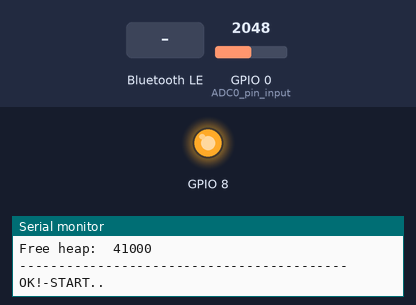
This program was run on a simulated Seeed XIAO ESP32-C3. On the bench: output pins drawn as LEDs (lit = HIGH), the last lines printed to the serial monitor. Inputs (shaded band) come from the test bench; at power-on: GPIO 0 (ADC0_pin_input) = 2048. EEPROM starts erased; nothing arrives over Bluetooth unless stated; a phone connects over Bluetooth LE 3 s after start.

Above: at 8.2 s.
8.3 s: Bluetooth LE write "ath=" received
At 11.1 s:
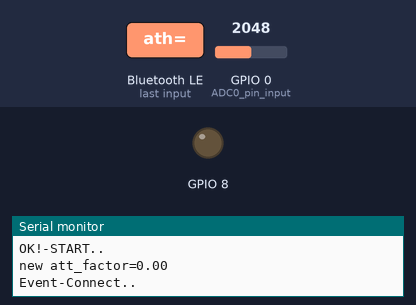
Timing chart, 0 to 12.6 s (numbered marks = the images above; inputs shaded):
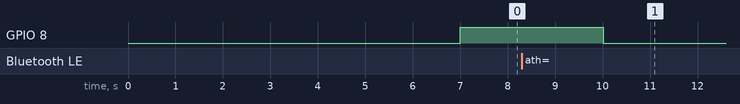

The program:

main.cpp
```cpp
#include <Arduino.h>
//#include <nvs_flash.h> //for all NVRAM clean

extern void ble_ups_init();
extern void update_battery_level(uint8_t blevel);
extern void wdt_handle();
extern void terminal_init();
extern uint8_t read_battery_level();
extern void adc_filter_handle();

long time_last_wdt=0;
long time_last_adc=0;

void setup() {
  delay(7000);  //10 sec for Platformio start terminal...

  Serial.begin(115200);

//for all NVRAM erase (#include <nvs_flash.h>)
    //nvs_flash_erase();      // erase the NVS partition and...
    //nvs_flash_init();       // initialize the NVS partition.
    //Serial.print("NVRAM cleared, STOP..");
    //while (true); //STOP..

  //LED (internal)
  pinMode(8, OUTPUT);
  digitalWrite(8, HIGH); //led = OFF

  Serial.println();
  Serial.println("BLE Battery Level Indicator");
  Serial.println("----------------Start Info----------------");
  Serial.printf("Total heap:\t%d \r\n", ESP.getHeapSize());
  Serial.printf("Free heap:\t%d \r\n", ESP.getFreeHeap());
  Serial.println("------------------------------------------");

  terminal_init();
  ble_ups_init();

  Serial.println("OK!-START..");
}

void loop() {
  long time_now=millis();
  //Task T=1sec.
  if( abs(time_now - time_last_adc) >= 1000 or time_last_adc > time_now){
    adc_filter_handle();
    time_last_adc=time_now;
  }
  //Task T=5sec.
  if( abs(time_now - time_last_wdt) >= 5000 or time_last_wdt > time_now){
    update_battery_level(read_battery_level());  //change Battery Service value
    wdt_handle();
    time_last_wdt=time_now;
  }

  // Позволяем FreeRTOS усыпить процессор на 1 секунду до следующей проверки
  vTaskDelay(pdMS_TO_TICKS(500)); //1000
}
```

BLE-UPS.cpp
```cpp
#include <Arduino.h>
#include <BLEDevice.h>
#include <BLEServer.h>
#include <BLEUtils.h>
#include <BLE2902.h>
//#include "esp_bt.h" // Нужен для настройки мощности TX
#include <esp_wifi.h> //нужен для полного отключения передатчика WIFI


//Nordic UART Service (NUS)
#define Service_Term_UUID "6E400001-B5A3-F393-E0A9-E50E24DCCA9E" //offset: 0x0001
#define Characteristic_Rx_UUID "6E400002-B5A3-F393-E0A9-E50E24DCCA9E" //offset: 0x0002 (Write)
#define Characteristic_Tx_UUID "6E400003-B5A3-F393-E0A9-E50E24DCCA9E" //offset: 0x0003 (Notify)

//Battery Service
#define Service_Batt_UUID "0000180F-0000-1000-8000-00805f9b34fb"  //offset: 0x180F
#define Characteristic_Batt_UUID "00002a19-0000-1000-8000-00805f9b34fb"  //offset: 0x2A19 (Read, Notify)

extern String parse_string(String in_str);  //TERM.cpp
bool _BLEConnected = false;
uint16_t m_connect_id = -1; //when connecting, remember the ID
long wdt_counter = 0; //to determine if the BLE client is frozen

BLEServer* pServer = NULL;
//Create Characteristics with their UUID and Properties
BLECharacteristic pTxCharacteristic(Characteristic_Tx_UUID, BLECharacteristic::PROPERTY_NOTIFY);
BLECharacteristic pRxCharacteristic(Characteristic_Rx_UUID, BLECharacteristic::PROPERTY_WRITE);
BLECharacteristic pBattCharacteristic(Characteristic_Batt_UUID,
                        BLECharacteristic::PROPERTY_READ | BLECharacteristic::PROPERTY_NOTIFY);

//Connect, Disconnect handling
class MyServerCallbacks : public BLEServerCallbacks {
    void onConnect(BLEServer* pServer, esp_ble_gatts_cb_param_t *param) {
        Serial.println("Event-Connect..");
        _BLEConnected = true;
        m_connect_id = param->connect.conn_id; //we remember..
        wdt_counter = 0; //wdt reset
        digitalWrite(8, LOW); //led = ON
    };
    void onDisconnect(BLEServer* pServer) {
        _BLEConnected = false;
        m_connect_id = -1; //reset..
        digitalWrite(8, HIGH); //led = OFF
        Serial.println("Event-Disconnect..");
        delay(300); // give the bluetooth stack the chance to get things ready
        BLEDevice::startAdvertising();  // restart advertising
    }
};

class MyRxCallbacks: public BLECharacteristicCallbacks {
    void onWrite(BLECharacteristic *pCharacteristic) {
        std::string value = pCharacteristic->getValue();
        if (value.length() > 0) {
            wdt_counter=0; //received a string (client is alive) - reset the watchdog counter
            //analyze input string, generate output string
            String tx_str = parse_string(String(value.c_str()));
            pTxCharacteristic.setValue(tx_str.c_str());
            pTxCharacteristic.notify();
        }
    }
};


void ble_ups_init(){
    // Completely halt the Wi-Fi modem to isolate BLE
    esp_wifi_stop();

    BLEDevice::init("UPS-PC-WIN11"); //init BLE stack..

    //---------------
    // 2. Снижение мощности TX (для ESP32-C3 доступно от -24 до +21 dBm)
    // ESP_PWR_LVL_N9 (-9 dBm) или ESP_PWR_LVL_N12 (-12 dBm) сильно экономят ток
    //esp_ble_tx_power_set(ESP_BLE_PWR_TYPE_DEFAULT, ESP_PWR_LVL_N9);
    //esp_ble_tx_power_set(ESP_BLE_PWR_TYPE_ADV, ESP_PWR_LVL_N9);
    //---------------

    pServer = BLEDevice::createServer();  //Srever create
    pServer->setCallbacks(new MyServerCallbacks()); //set callback for Server

    BLEService *pTerm = pServer->createService(Service_Term_UUID);  //Service Terminal create
    pTerm->addCharacteristic(&pTxCharacteristic);  //Characteristic Tx (Notify)
    pTxCharacteristic.addDescriptor(new BLE2902());  //notifications control from client side
    pTerm->addCharacteristic(&pRxCharacteristic);  //Characteristic Rx (Write)
    pRxCharacteristic.setCallbacks(new MyRxCallbacks()); //set callback for terminal Rx

    BLEService *pBatt = pServer->createService(Service_Batt_UUID);  //Service Battery create
    pBatt->addCharacteristic(&pBattCharacteristic);  //Characteristic Batt (Read, Notify)
    pBattCharacteristic.addDescriptor(new BLE2902());  //notifications control from client side

    pTerm->start(); //Service Terminal start
    pBatt->start(); //Service Battery start
    pServer->getAdvertising()->addServiceUUID(Service_Term_UUID);  //Advertising init
    pServer->getAdvertising()->start(); //Advertising start

    //--------------
    // 4. Настройка интервалов рекламы (Advertising)
    //BLEAdvertising *pAdvertising = BLEDevice::getAdvertising();
    //pAdvertising->addServiceUUID(pBatt->getUUID());
    //pAdvertising->setScanResponse(true);

    // Увеличиваем интервал рекламы до 1.5 секунд (1500 мс / 0.625 = 2400)
    //pAdvertising->setMinInterval(2400);
    //pAdvertising->setMaxInterval(2400);

    // 5. Запрос на редкие интервалы соединения после подключения смартфона
    // Мин интервал: 200мс (160 * 1.25), Макс интервал: 400мс (320 * 1.25)
    // Slave Latency: 4 (пропуск 4 тактов связи), Timeout: 6 секунд (600)
    //pAdvertising->setMinPreferred(160);
    //pAdvertising->setMaxPreferred(320);

    //BLEDevice::startAdvertising(); //Advertising start
    //--------------

}

//change Battery service value
void update_battery_level(uint8_t blevel){
    if (blevel > 100) {blevel=100;}
    if (blevel < 0) {blevel=0;}
    pBattCharacteristic.setValue(&blevel, 1);
    pBattCharacteristic.notify();
}
//watchdog timer - BLE client hang handling
void wdt_handle(){
  if(_BLEConnected and m_connect_id != -1){
    wdt_counter++;
    if(wdt_counter>30){ //30 * 5 sec
      wdt_counter=0;
      pServer->disconnect(m_connect_id) ;//force disconnect client..
    }

  }
}
```

TERM.cpp
```cpp
#include <Arduino.h>
#include <Preferences.h>

Preferences preferences; //for NVRAM

float _real_voltage =0; //current measuring voltage ADC0 with attenuator
uint8_t _battery_level = 0; //current battery level %

float _max_voltage =0;  //maximum possible voltage (NVRAM 12.5)
float _min_voltage =0;  //minimum possible voltage (NVRAM 9.3)
float _att_factor = 0;  //attenuator factor (NVRAM 4.1)

volatile float _adc_filtered = 0; //filtered value of ADC
volatile float _adc_raw = 0; //filtered value of ADC


const float _adc_ref =2.99; //reference voltage of the ADC

const char shelp[] = "ati - parameter list\r\n"
                     "atv - current voltage\r\n"
                     "atz - reset NVRAM\r\n"
                     "atr - reboot device\r\n"
                     "ath=[U_in] - max voltage(100%)->calibr\r\n"
                     "atl=[U_min] - min voltage(0%)\r\n"
;

void reset_nvram(){
  preferences.begin("Battery", false); //open namespace (read-write)
  preferences.clear(); //delete all keys in the namespace
  preferences.end();  //close namespace
}

//read ADC and calculate values
void calculate_current_values(){
    float sens_value = _adc_filtered;//analogRead(0);  //read ADC0 (pin 0)
    float sens_voltage=sens_value * _adc_ref / 4096; // calculate (U_adc)
    _real_voltage = sens_voltage * _att_factor; //real voltage with attenuatir (U_inp)
    if (_real_voltage>_max_voltage){_real_voltage = _max_voltage;} //limiter hight
    if (_real_voltage<_min_voltage){_real_voltage = _min_voltage;} //limiter low
    //float volts_per_percent = abs((_max_voltage-_min_voltage)/100);
    //float f_percent = abs((_real_voltage - _min_voltage) / volts_per_percent);
    float f_percent = (_real_voltage - _min_voltage)/(_max_voltage-_min_voltage)*100;
    _battery_level = round(f_percent);

        //Serial.println("int sens_value = "+String(sens_value));//DEBUG
        //Serial.println("float sens_voltage = "+String(sens_voltage));//DEBUG
        //Serial.println("float volts_per_percent = "+String(volts_per_percent));//DEBUG
        //Serial.println("unit8_t battery_level = "+String(_battery_level));//DEBUG
        //Serial.println();
}

//attenuator calibration
String storage_att_factor(String su){
    _max_voltage=su.toFloat(); //string to float
    float sens_value = _adc_filtered;//analogRead(0);  //read ADC0 (pin 0)
    float sens_voltage=sens_value * _adc_ref / 4096; // calculate (U_adc)
    _att_factor = _max_voltage/sens_voltage;
    Serial.println("new att_factor="+String(_att_factor));

    preferences.begin("Battery", false);
    preferences.putFloat("att_factor", _att_factor);
    preferences.putFloat("max_voltage", _max_voltage);
    preferences.end();

    return "new att_factor="+String(_att_factor)+"\r\n";
}

String storage_min_voltage(String su){
    _min_voltage=su.toFloat(); //string to float

    preferences.begin("Battery", false);
    preferences.putFloat("min_voltage", _min_voltage);
    preferences.end();

    return "new min_voltage="+String(_min_voltage)+"\r\n";
}


String parse_string(String in_str){
    in_str.trim();
    String ret_str = "???\r\n";

    // actions are performed depending on the command
    if (in_str=="at") {     //at test
        ret_str="OK\r\n";
    }
    else if (in_str=="at?") { //at? - help
        ret_str = String(shelp);
    }
    else if (in_str=="atv") { //atv - current voltage
        calculate_current_values();
        ret_str = String(_real_voltage,3)+"\r\n";
    }
    else if (in_str.substring(0,4)=="ath=") { //ath= - U_max, attenuator calibration
        ret_str = storage_att_factor(in_str.substring(4));
    }
    else if (in_str.substring(0,4)=="atl=") { //atl= - minimum voltage
        ret_str = storage_min_voltage(in_str.substring(4));
    }
    else if (in_str=="atz") { //atz - reset NVRAM
        reset_nvram();
        ret_str = "NVRAM Keys Reset..\r\n";
    }
    else if (in_str=="atr") { //atr - reboot device
        ESP.restart();
    }
    else if (in_str=="ati") { //ati - information
        calculate_current_values();
        ret_str ="real_voltage="+String(_real_voltage)
            +"\r\nbattery_level(%)="+String(_battery_level)
            +"\r\nmax_voltage="+String(_max_voltage)
            +"\r\nmin_voltage="+String(_min_voltage)
            +"\r\natt_factor="+String(_att_factor)
            +"\r\nadc_ref_voltage="+String(_adc_ref)
            +"\r\nadc_raw="+String(_adc_raw)
            +"\r\nadc_filtered="+String(_adc_filtered)+"\r\n";
    }

return ret_str;
}

//Exponential Moving Average, EMA filter---------------------------------------
void adc_filter_handle(){
    _adc_raw = analogRead(0);
    //Serial.println("adc_in: "+String(_adc_raw));
    _adc_filtered += (_adc_raw - _adc_filtered) * 0.2; //filter simple IIR
}

void terminal_init(){
    pinMode(0, INPUT); // ADC0 pin input
    _adc_filtered = analogRead(0); //first value of filtered

    //read all NVRAM parameters
    preferences.begin("Battery", true); //NVRAM open (read only)
    _max_voltage = preferences.getFloat("max_voltage", 12.0);
    _min_voltage = preferences.getFloat("min_voltage", 9.0);
    _att_factor = preferences.getFloat("att_factor", 4.0);
    preferences.end(); //NVRAM close
    calculate_current_values();
}

//read voltage of sensor(9-12V)
float read_voltage_sensor(){
    calculate_current_values();
    return _real_voltage;
}

//read % of sensor (0-100%)
uint8_t read_battery_level(){
    calculate_current_values();
    return _battery_level;
}
```
